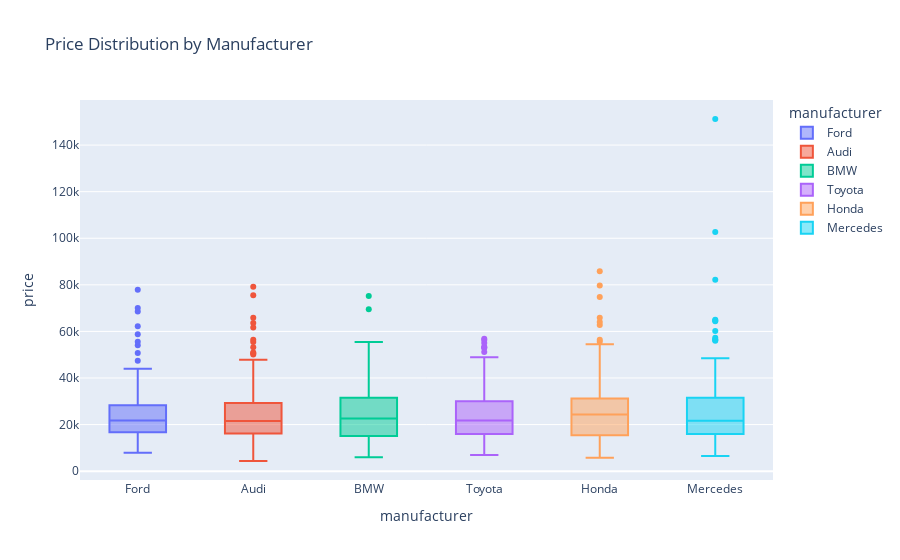

The notebook cell this image was saved under:
### Markdown cell above
### Interactive Box Plot
Let's create an interactive box plot to compare price distributions across manufacturers:

### Code cell
fig = px.box(df, x='manufacturer', y='price', color='manufacturer',
             title='Price Distribution by Manufacturer')

fig.show()

### Figure 1 — Plotly figure (JSON) as saved in the notebook; plotly's stock layout.template omitted (floating-point values rounded to 4 significant figures; data arrays with more than 128 entries replaced by an {"elided": "..."} marker saying what was removed)
{"data": [{"alignmentgroup": "True", "hovertemplate": "manufacturer=%{x}<br>price=%{y}<extra></extra>", "legendgroup": "Ford", "marker": {"color": "#636efa"}, "name": "Ford", "notched": false, "offsetgroup": "Ford", "orientation": "v", "showlegend": true, "type": "box", "x": {"elided": "142 str values"}, "x0": " ", "xaxis": "x", "y": {"elided": "142 float values"}, "y0": " ", "yaxis": "y"}, {"alignmentgroup": "True", "hovertemplate": "manufacturer=%{x}<br>price=%{y}<extra></extra>", "legendgroup": "Audi", "marker": {"color": "#EF553B"}, "name": "Audi", "notched": false, "offsetgroup": "Audi", "orientation": "v", "showlegend": true, "type": "box", "x": {"elided": "169 str values"}, "x0": " ", "xaxis": "x", "y": {"elided": "169 float values"}, "y0": " ", "yaxis": "y"}, {"alignmentgroup": "True", "hovertemplate": "manufacturer=%{x}<br>price=%{y}<extra></extra>", "legendgroup": "BMW", "marker": {"color": "#00cc96"}, "name": "BMW", "notched": false, "offsetgroup": "BMW", "orientation": "v", "showlegend": true, "type": "box", "x": {"elided": "160 str values"}, "x0": " ", "xaxis": "x", "y": {"elided": "160 float values"}, "y0": " ", "yaxis": "y"}, {"alignmentgroup": "True", "hovertemplate": "manufacturer=%{x}<br>price=%{y}<extra></extra>", "legendgroup": "Toyota", "marker": {"color": "#ab63fa"}, "name": "Toyota", "notched": false, "offsetgroup": "Toyota", "orientation": "v", "showlegend": true, "type": "box", "x": {"elided": "161 str values"}, "x0": " ", "xaxis": "x", "y": {"elided": "161 float values"}, "y0": " ", "yaxis": "y"}, {"alignmentgroup": "True", "hovertemplate": "manufacturer=%{x}<br>price=%{y}<extra></extra>", "legendgroup": "Honda", "marker": {"color": "#FFA15A"}, "name": "Honda", "notched": false, "offsetgroup": "Honda", "orientation": "v", "showlegend": true, "type": "box", "x": {"elided": "201 str values"}, "x0": " ", "xaxis": "x", "y": {"elided": "201 float values"}, "y0": " ", "yaxis": "y"}, {"alignmentgroup": "True", "hovertemplate": "manufacturer=%{x}<br>price=%{y}<extra></extra>", "legendgroup": "Mercedes", "marker": {"color": "#19d3f3"}, "name": "Mercedes", "notched": false, "offsetgroup": "Mercedes", "orientation": "v", "showlegend": true, "type": "box", "x": {"elided": "167 str values"}, "x0": " ", "xaxis": "x", "y": {"elided": "167 float values"}, "y0": " ", "yaxis": "y"}], "layout": {"boxmode": "overlay", "legend": {"title": {"text": "manufacturer"}, "tracegroupgap": 0}, "title": {"text": "Price Distribution by Manufacturer"}, "xaxis": {"anchor": "y", "categoryarray": ["Ford", "Audi", "BMW", "Toyota", "Honda", "Mercedes"], "categoryorder": "array", "domain": [0, 1], "title": {"text": "manufacturer"}}, "yaxis": {"anchor": "x", "domain": [0, 1], "title": {"text": "price"}}}}
